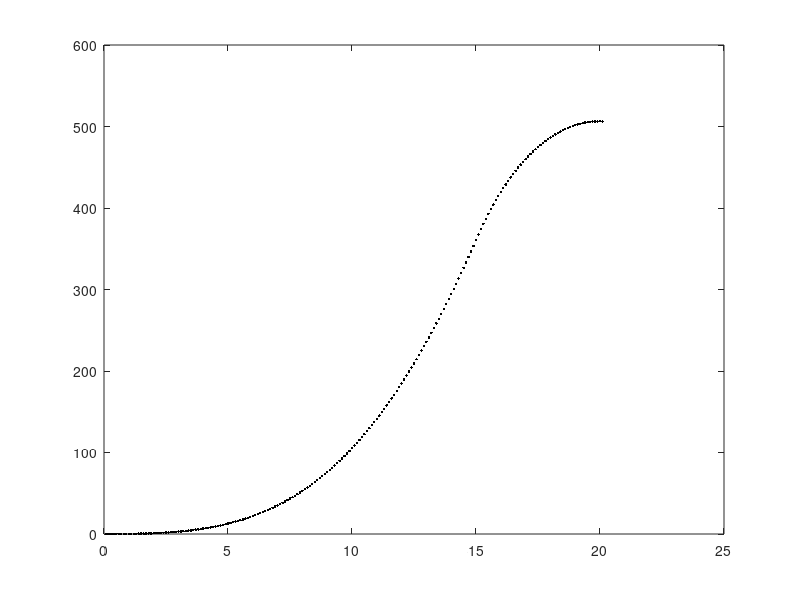

This chart was generated by the following MATLAB code: (Note: this script raises an error after producing the figure.)
clear; clc; close all;

% Constants
T = 1000; % Thrust
t_b = 15; % Burn time
A = 0.09*pi; % Frontal area
m_s = 30; % Dry mass
m_p = 70; % Propellant mass
C_D = 0.6; % Drag coefficient
p = 1.225; % Air density
g = 9.81; % Gravitational acceleration
dt = 0.1; % Time step

% Initial conditions
m_0 = m_s + m_p; % Initial total mass
t = 0;
h = 0; % Altitude
V = 0; % Velocity
M = m_0; % Current mass
t_max = t_b + 30; % Max time of simulation
H = zeros(1,t_max/t_b);
i = 1;
t_v = 0:dt:t_max;
figure (1)

while V >= 0
    % Calculations for powered ascent phase
    if M > m_s && t < t_b 
        % Forces
        F_thrust = T;
        F_gravity = M * g;
        F_drag = 0.5 * p * V^2 * C_D * A; % Drag force
        % Net force
        F_net = F_thrust - F_gravity - F_drag;
        if F_net < 0
            disp("Il razzo nn decolla");
            break;
        end
        % Directly calculating mass at time t
        M = m_0 - (m_p/t_b) * t;
        V = V + (F_net/ M) * dt; % Update velocity
        h = h + V * dt; % Update altitude
        H(i) = h;
        i = i + 1;
        t = t + dt; % Update time
        plot(t,h,'.k')
        drawnow
        hold on
    % After burn time
    else
        % Forces
        F_gravity = M * g;
        % Drag force
        F_drag = 0.5 * p * V^2 * C_D * A; 
        % Net force
        F_net = -F_gravity - F_drag;
        % Updates
        V = V + (F_net / M) * dt; % Update velocity
        h = h + V * dt; % Update altitude
        H(i) = h;
        i = i + 1;
        t = t + dt; % Update time
        plot(t,h,'.k')
        drawnow
        hold on
    end
end

[h,idx] = max(H); % See ReadMe
H = H(1:idx); 
t_v = t_v(1:idx);

title(1,"Discrete plot of height on time")

figure (2)
plot(t_v,H);
title("Continuos plot of height on time");

disp(['Maximum altitude reached: ', num2str(h), ' meters']);
